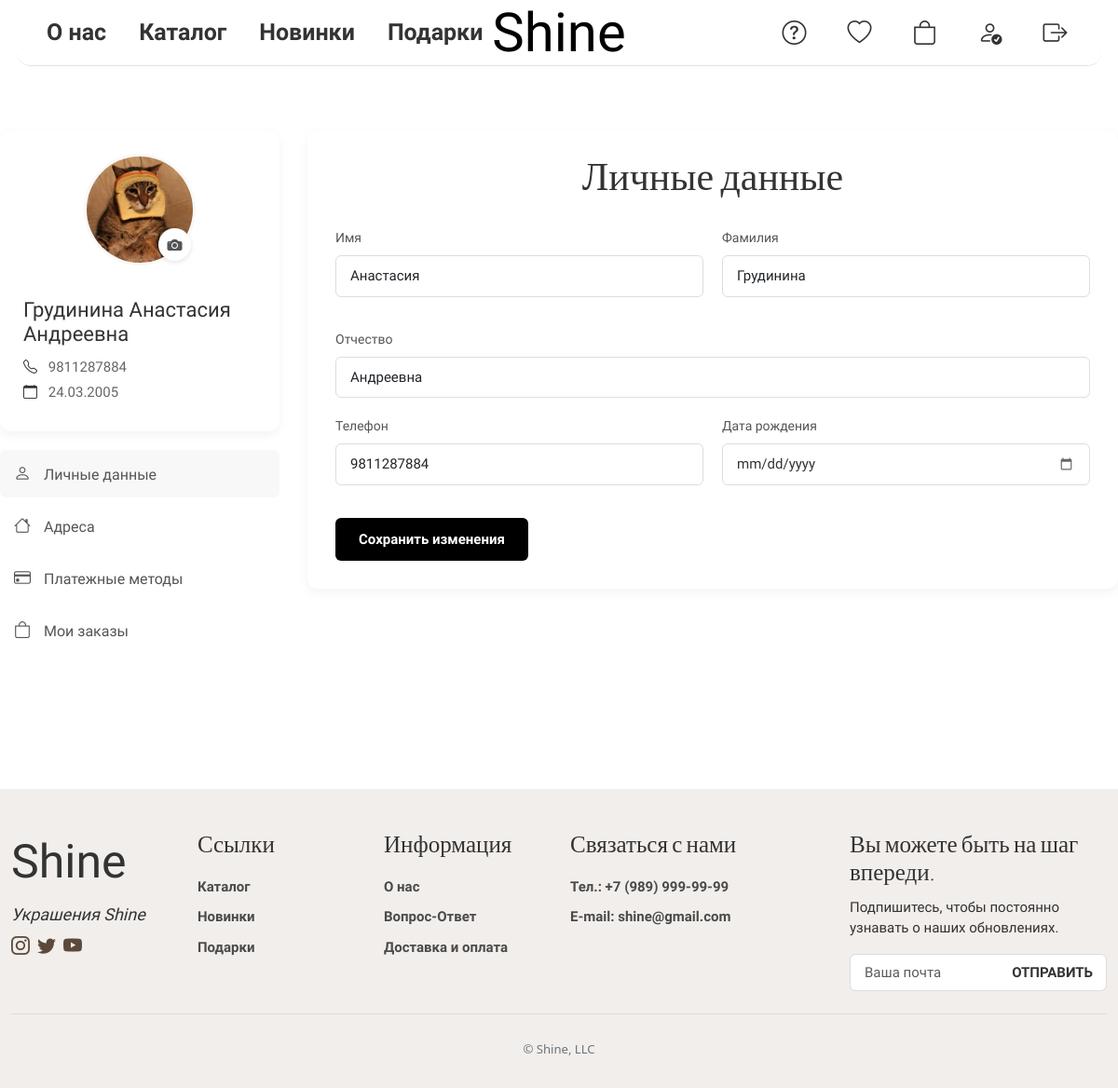
/profile/ (signed in), run on an earlier commit of the app's database.
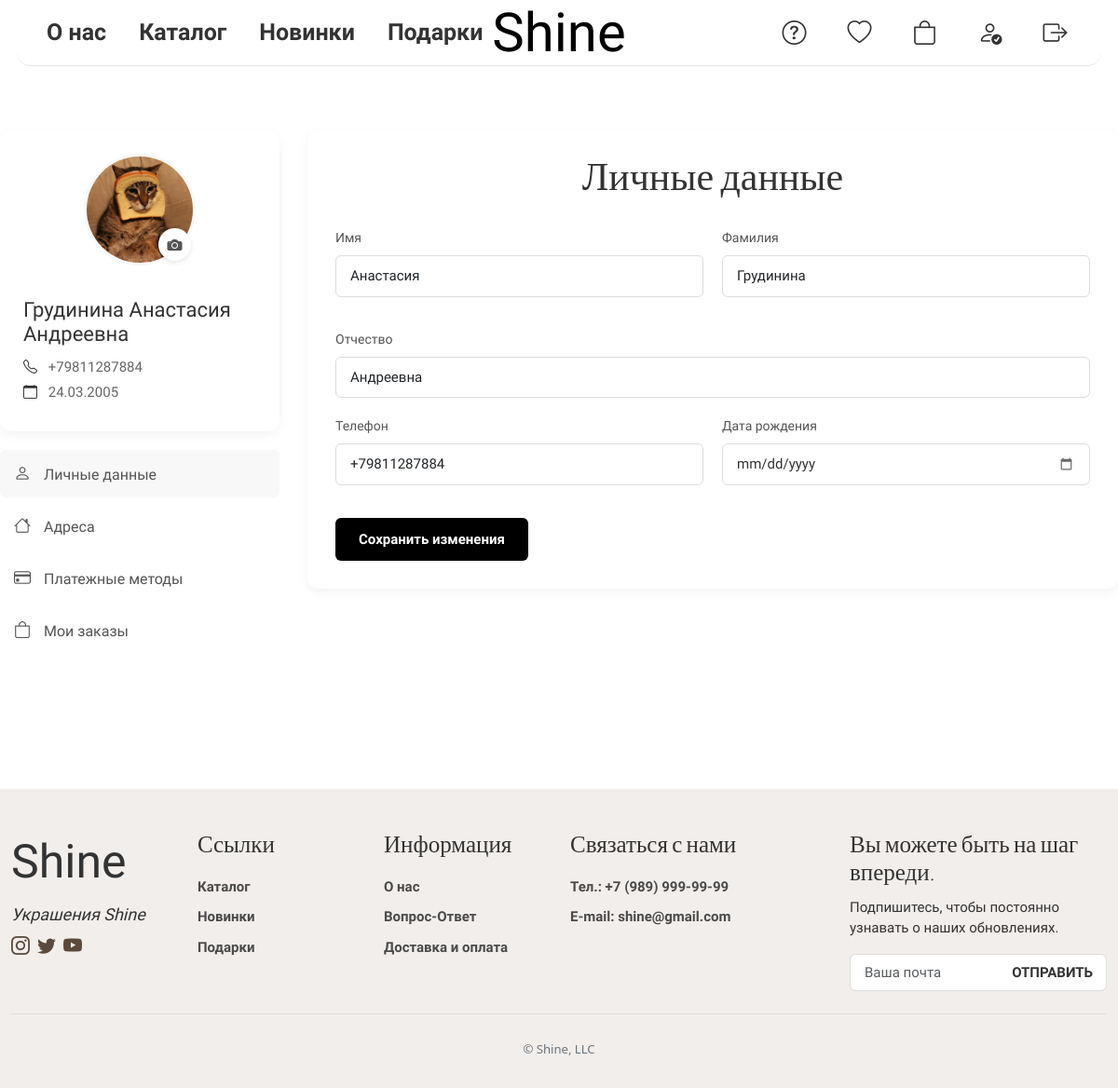
And on a later commit of the database.
### webapp/models.py (models this page shows, shortened)
class UserInfo(models.Model):
    user = models.OneToOneField(User, on_delete=models.CASCADE, related_name='profile')
    phone = models.CharField(max_length=20, blank=True, verbose_name='Телефон')
    birth_date = models.DateField(null=True, blank=True, verbose_name='Дата рождения')
    avatar = models.ImageField(upload_to='avatar', blank=True, default=None, verbose_name='Фото профиля')
    first_name = models.CharField(max_length=100, blank=True, verbose_name='Имя')
    last_name = models.CharField(max_length=100, blank=True, verbose_name='Фамилия')
    middle_name = models.CharField(max_length=100, blank=True, verbose_name='Отчество')
    created_at = models.DateTimeField(auto_now_add=True)
    updated_at = models.DateTimeField(auto_now=True)
    class Meta:
        verbose_name = 'Профиль пользователя'
        verbose_name_plural = 'Профили пользователей'
    @property
    def full_name(self):
        return f"{self.last_name} {self.first_name} {self.middle_name}".strip()

### webapp/views.py (the view, shortened to what this page needs)
# urls.py: path('profile/', profile, name='profile'),
@login_required
def profile(request):
    user_info = UserInfo.objects.get_or_create(user=request.user)[0]
    addresses = UserAddress.objects.filter(user=request.user)
    cards = PaymentCard.objects.filter(user=request.user).order_by('-is_default', '-created_at')  # Добавлен order_by
    orders = Order.objects.filter(user=request.user).order_by('-order_date')
    profile_form = ProfileUpdateForm(instance=user_info)
    address_form = AddressForm()
    card_form = PaymentCardForm()
    avatar_form = AvatarUpdateForm(instance=user_info)
    context = {
        'user_info': user_info,
        'addresses': addresses,
        'cards': cards,
        'orders': orders,
        'profile_form': profile_form,
        'address_form': address_form,
        'card_form': card_form,
        'avatar_form': avatar_form,
    }
    return render(request, 'profile.html', context)

### webapp/context_processors.py (called while the page is built)
def cart_items_count(request):
    if request.user.is_authenticated:
        cart = Cart.objects.filter(user=request.user).first()
        return {'cart_items_count': cart.total_items if cart else 0}
    return {'cart_items_count': 0}

def wishlist_items_count(request):
    if request.user.is_authenticated:
        wishlist = Wishlist.objects.filter(user=request.user).first()
        return {'wishlist_items_count': wishlist.items.count() if wishlist else 0}
    return {'wishlist_items_count': 0}

### webapp/models.py (called while the page is built)
    @property
    def masked_number(self):
        return f'**** **** **** {self.card_number[-4:]}'

    @property
    def expiry_date(self):
        return f"{self.expiry_month:02d}/{self.expiry_year}"

    @property
    def total_items(self):
        return self.items.aggregate(total=models.Sum('quantity'))['total'] or 0

### templates/profile.html (shortened to what this page needs)
{% extends "base.html" %}
{% load static %}
{% block content %}
<div class="shine-profile-container">
    <div class="shine-profile-sidebar">
        <div class="shine-profile-card">
            <div class="shine-avatar-section">
                <form method="post" enctype="multipart/form-data" id="shine-avatar-form">
                    <div class="shine-avatar-wrapper">
                        {% if user_info.avatar %}
                        <img src="{{ user_info.avatar.url }}" alt="Аватар" class="shine-profile-avatar" id="shine-avatar-preview">
                        {% else %}
                        <div class="shine-default-avatar" id="shine-avatar-preview">
                            <i class="bi bi-person-circle"></i>
                        </div>
                        {% endif %}
                        <label for="id_avatar" class="shine-avatar-upload-btn">
                            <i class="bi bi-camera-fill"></i>
                        </label>
                    </div>
                </form>
            </div>
            <div class="shine-profile-info">
                <h2>{{ user_info.full_name }}</h2>
                {% if user_info.phone %}
                <p><i class="bi bi-telephone"></i> {{ user_info.phone }}</p>
                {% endif %}
                {% if user_info.birth_date %}
                <p><i class="bi bi-calendar"></i> {{ user_info.birth_date|date:"d.m.Y" }}</p>
                {% endif %}
            </div>
        </div>
        <nav class="shine-profile-nav">
            <ul>
                <li><a href="#shine-personal-info" class="shine-nav-active"><i class="bi bi-person"></i> Личные данные</a></li>
                <li><a href="#shine-addresses"><i class="bi bi-house"></i> Адреса</a></li>
                <li><a href="#shine-payment-methods"><i class="bi bi-credit-card"></i> Платежные методы</a></li>
                <li><a href="#shine-orders"><i class="bi bi-bag"></i> Мои заказы</a></li>
            </ul>
        </nav>
    </div>
    <div class="shine-profile-content">
        <section id="shine-personal-info" class="shine-profile-section shine-section-active">
            <h2>Личные данные</h2>
            <form method="post" class="shine-profile-form" id="personal-info-form">
                <div class="shine-form-row">
                    <div class="shine-form-group">
                        <label>Имя</label>
                        {{ profile_form.first_name }}
                    </div>
                    <div class="shine-form-group">
                        <label>Фамилия</label>
                        {{ profile_form.last_name }}
                    </div>
                </div>
                <div class="shine-form-group">
                    <label>Отчество</label>
                    {{ profile_form.middle_name }}
                </div>
                <div class="shine-form-row">
                    <div class="shine-form-group">
                        <label>Телефон</label>
                        {{ profile_form.phone }}
                    </div>
                    <div class="shine-form-group">
                        <label>Дата рождения</label>
                        {{ profile_form.birth_date }}
                    </div>
                </div>
                <button type="submit" class="shine-btn-save">Сохранить изменения</button>
            </form>
        </section>
    </div>
</div>
{% endblock %}

What changed in the data, as far as the page shows it:
changed UserInfo "Грудинина Анастасия Андреевна": phone "9811287884" → "+79811287884"
